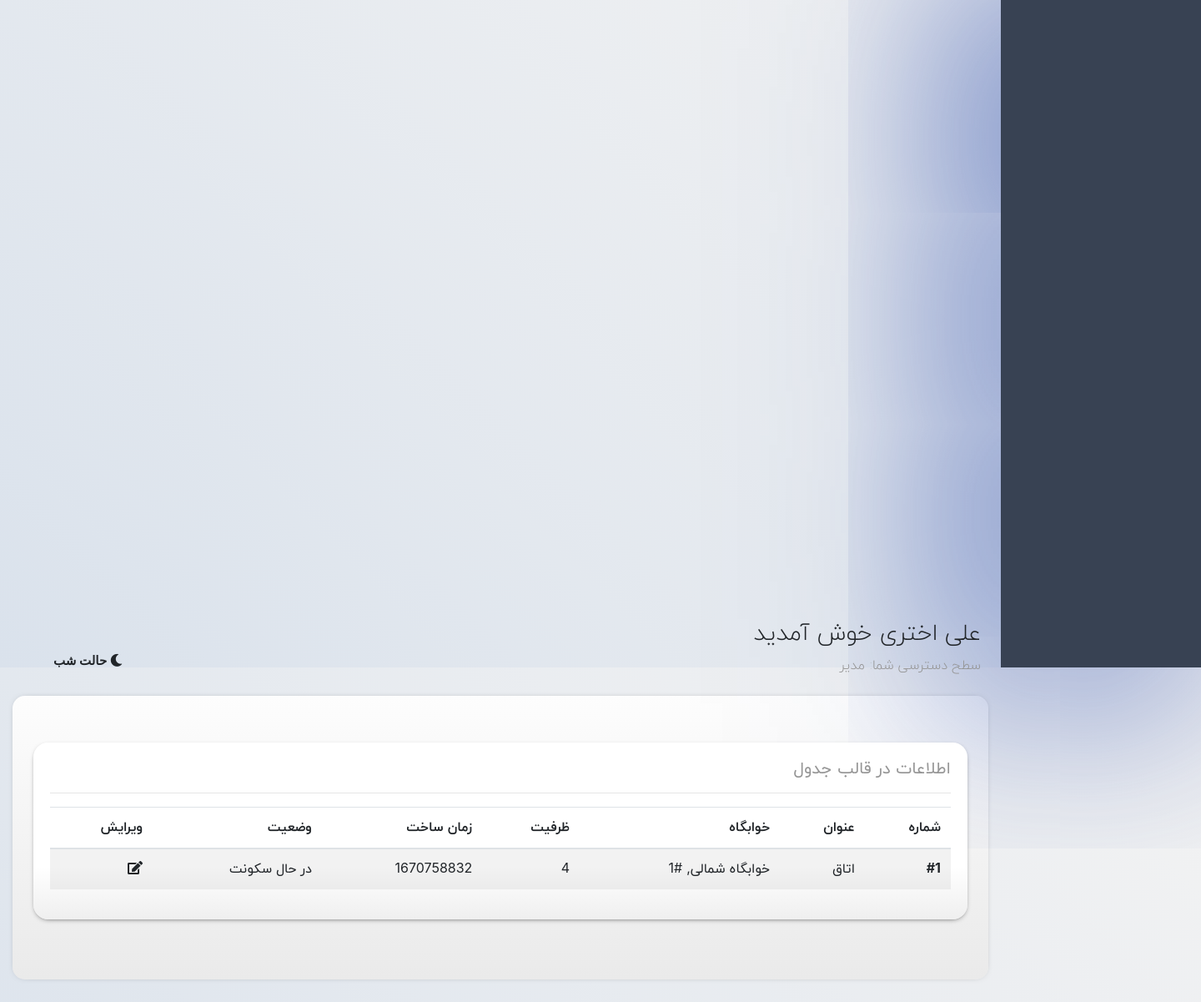
Page /room-management (signed in) on the earlier database version.
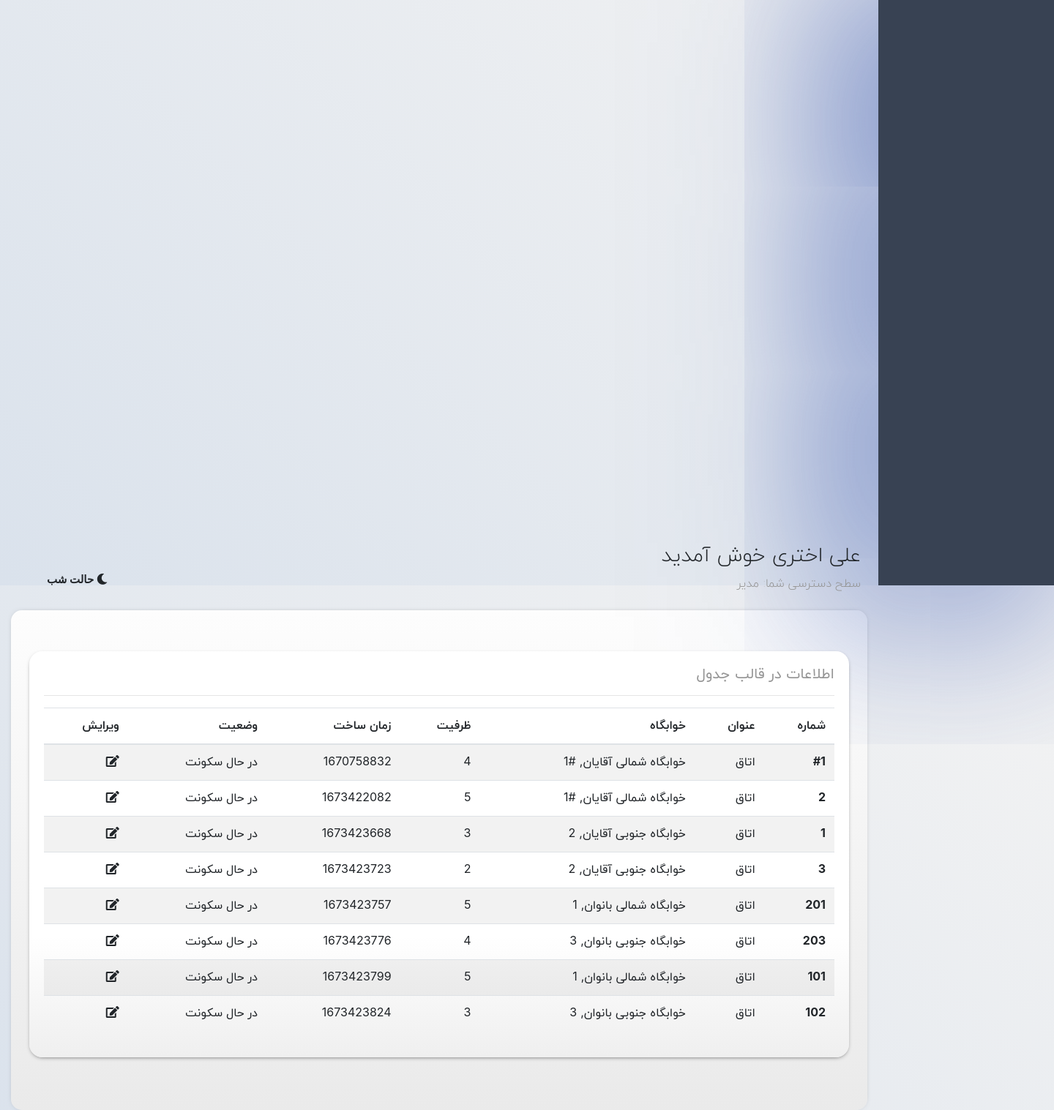
Same page on the later database version.
### Panel/models.py (models this page shows, shortened)
class Room(models.Model):
    title = models.CharField(max_length=64, blank=False, null=False, default='خوابگاه', verbose_name='عنوان')
    status = models.BooleanField(default=True, null=False, blank=False, verbose_name='وضعیت')
    code = models.CharField(max_length=64, blank=False, null=False, unique=True, verbose_name='کد')
    dorm = models.ForeignKey(to=Dorm, on_delete=models.PROTECT, blank=False, null=False, related_name='+',
                             verbose_name='خوابگاه مورد نظر')
    capacity = models.SmallIntegerField(blank=False, null=False, default=1, verbose_name='ظرفیت')
    created_date = models.DateTimeField(auto_now_add=True, blank=False, null=False, editable=False,
                                        verbose_name='زمان ایجاد')
    class Meta:
        verbose_name = "اتاق"
        verbose_name_plural = "اتاق ها"

class Dorm(models.Model):
    title = models.CharField(max_length=64, blank=False, null=False, default='خوابگاه', verbose_name='عنوان')
    status = models.BooleanField(default=True, null=False, blank=False, verbose_name='وضعیت')
    code = models.CharField(max_length=64, blank=False, null=False, unique=True, verbose_name='کد')
    created_date = models.DateTimeField(auto_now_add=True, blank=False, null=False, editable=False,
                                        verbose_name='زمان ایجاد')
    sex = models.BooleanField(default=False, blank=True, null=True,
                              verbose_name='جنسیت')  # True for male, False for female
    def __str__(self):
        return f'{self.title}, {self.code}'
    class Meta:
        verbose_name = "خوابگاه"
        verbose_name_plural = "خوابگاه ها"

### Panel/views.py (the view)
# urls.py: path('room-management', room_management, name='Room'),
def room_management(request):
    context = {}
    if request.user.is_authenticated:
        if request.user.is_staff:
            context['rooms'] = Room.objects.all()
            return render(request=request, template_name='RoomManagement.html', context=context)
        else:
            pass
    else:
        return redirect(to=login)

### Templates/RoomManagement.html
{% extends "SharedTemplates/Content.html" %}
{% block content %}
    <div class="jumbotron shade pt-5">
        <div class="bd-example c-grey">
            <div class="row">
                <div class="col-12 p-2">
                    <div class="card shade h-100">
                        <div class="card-body">
                            <h5 class="card-title">اطلاعات در قالب جدول</h5>
                            <hr>
                            <table class="table table-striped">
                                <thead>
                                <tr>
                                    <th scope="col">شماره</th>
                                    <th scope="col">عنوان</th>
                                    <th scope="col">خوابگاه</th>
                                    <th scope="col">ظرفیت</th>
                                    <th scope="col">زمان ساخت</th>
                                    <th scope="col">وضعیت</th>
                                    <th scope="col">ویرایش</th>
                                </tr>
                                </thead>
                                <tbody>
                                {% for room in rooms %}
                                    <tr>
                                        <th class="text-dir-rtl text-right" scope="row">{{ room.code }}</th>
                                        <td>{{ room.title }}</td>
                                        <td>{{ room.dorm }}</td>
                                        <td>{{ room.capacity }}</td>
                                        <td>{{ room.created_date |date:"U" }}</td>
                                        <td>
                                            {% if room.status %}
                                                در حال سکونت
                                            {% else %}
                                                غیر فعال
                                            {% endif %}
                                        </td>
                                        <td>
                                            <span onclick="window.open('{% url "admin:Panel_room_change" room.id %}');"
                                                  style="cursor: pointer;"
                                                  class="fas fa-edit"></span>
                                        </td>
                                    </tr>
                                {% endfor %}
                                </tbody>
                            </table>
                        </div>
                    </div>
                </div>
            </div>
        </div>
    </div>
{% endblock %}

Differences in the rows shown:
changed through a linked row, Room (number 1 of 8 on the later page): dorm "خوابگاه شمالی, #1" → "خوابگاه شمالی آقایان, #1"
added Room: code "2", title "اتاق", dorm "خوابگاه شمالی آقایان, #1", capacity "5", created_date "1673422082", status "در حال سکونت"
added Room: code "1", title "اتاق", dorm "خوابگاه جنوبی آقایان, 2", capacity "3", created_date "1673423668", status "در حال سکونت"
added Room: code "3", title "اتاق", dorm "خوابگاه جنوبی آقایان, 2", capacity "2", created_date "1673423723", status "در حال سکونت"
added Room: code "201", title "اتاق", dorm "خوابگاه شمالی بانوان, 1", capacity "5", created_date "1673423757", status "در حال سکونت"
added Room: code "203", title "اتاق", dorm "خوابگاه جنوبی بانوان, 3", capacity "4", created_date "1673423776", status "در حال سکونت"
added Room: code "101", title "اتاق", dorm "خوابگاه شمالی بانوان, 1", capacity "5", created_date "1673423799", status "در حال سکونت"
added Room: code "102", title "اتاق", dorm "خوابگاه جنوبی بانوان, 3", capacity "3", created_date "1673423824", status "در حال سکونت"
